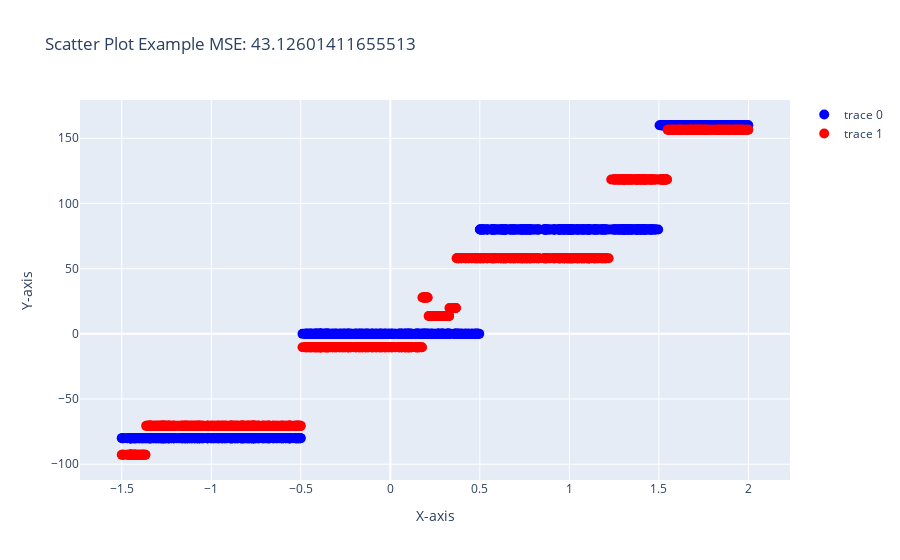

Source (notebook cell):
### Code cell
fig = go.Figure(data=go.Scatter(x=X_test, y=Y_test, mode='markers', marker=dict(color='blue', size=10)))

fig.add_trace(go.Scatter(x=X_test, y=pred.reshape(-1), mode='markers', marker=dict(color='red', size=10)))
# fig.add_trace(go.Scatter(x=X_test, y=pred0.reshape(-1), mode='markers', marker=dict(color='green', size=10)))

fig.update_layout(title=f"Scatter Plot Example MSE: {MSE}", xaxis_title="X-axis", yaxis_title="Y-axis")

fig.show()

### Figure 1 — Plotly figure (JSON) as saved in the notebook; plotly's stock layout.template omitted (floating-point values rounded to 4 significant figures; data arrays with more than 128 entries replaced by an {"elided": "..."} marker saying what was removed)
{"data": [{"marker": {"color": "blue", "size": 10}, "mode": "markers", "type": "scatter", "x": {"elided": "1000 float values"}, "y": {"elided": "1000 int values"}}, {"marker": {"color": "red", "size": 10}, "mode": "markers", "type": "scatter", "x": {"elided": "1000 float values"}, "y": {"elided": "1000 float values"}}], "layout": {"autosize": true, "title": {"text": "Scatter Plot Example MSE: 43.12601411655513"}, "xaxis": {"autorange": true, "range": [-1.724, 2.223], "title": {"text": "X-axis"}, "type": "linear"}, "yaxis": {"autorange": true, "range": [-118.5, 185.8], "title": {"text": "Y-axis"}, "type": "linear"}}}
